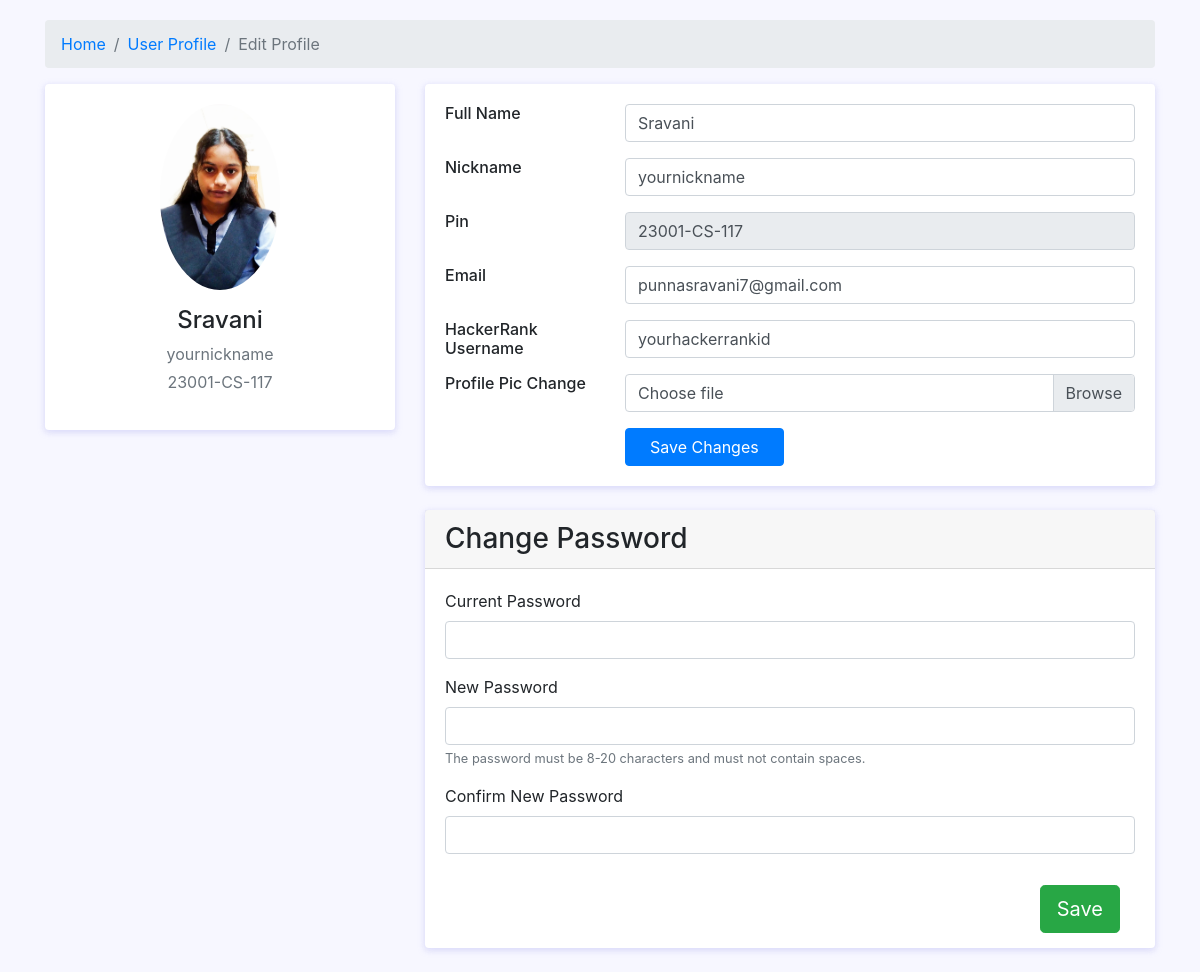
Before: /profile/editprofile/ (signed in) with the older database file.
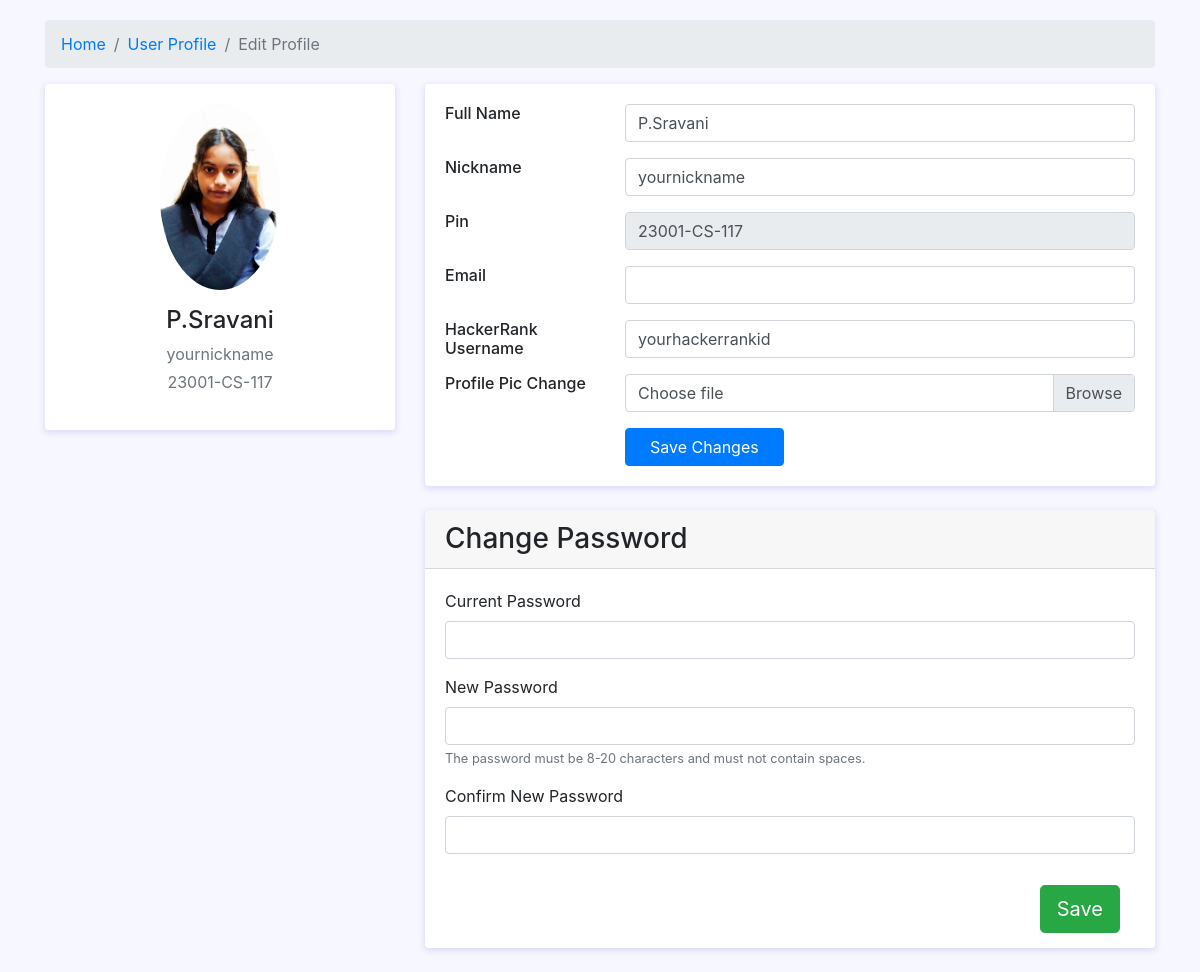
After: the same page with the newer database file.
### profilepage/models.py (models this page shows, shortened)
class Profile(models.Model):
    user = models.OneToOneField(User, on_delete=models.CASCADE)
    nickname = models.CharField(max_length=30,default='yournickname')
    hackerrank_id = models.CharField(max_length=20,default='yourhackerrankid')
    c1progress = models.FloatField(default='0')
    c2progress = models.FloatField(default='0')
    name = models.CharField(max_length=50)
    imguploadlimit = models.PositiveSmallIntegerField(default='10')
    image = models.ImageField(upload_to='profile_images/', default='profile_images/default.jpg')

### profilepage/views.py (the view)
# urls.py: path('editprofile/',views.editprofile,name='editprofile'),
@login_required
def editprofile(request):
    user_profile = Profile.objects.filter(user=request.user).first()
    if user_profile is None:
        return redirect('home')
    else:
        context = {'user_profile': user_profile}
        return render(request, 'profile/editprofile.html', context)

### templates/profile/editprofile.html (shortened to what the changed rows need)
<!DOCTYPE html>
<html lang="en">
<head>
    <link href="https://cdn.jsdelivr.net/npm/bootstrap@4.5.0/dist/css/bootstrap.min.css" rel="stylesheet">
</head>
<body>
    <div class="container">
        <div class="main-body">
            <div class="row">
                <div class="col-lg-4">
                    <div class="card">
                        <div class="card-body">
                            <div class="d-flex flex-column align-items-center text-center">
                                <img src="{{ user_profile.image.url }}" alt="Admin"
                                    class="rounded-circle" width="120">
                                <div class="mt-3">
                                    <h4>{{ user_profile.name }}</h4>
                                    <p class="text-secondary mb-1">{{ user_profile.nickname }}</p>
                                    <p class="text-muted font-size-sm">{{ user_profile.user.username }}</p>
                                </div>
                            </div>
                        </div>
                    </div>
                </div>
                <div class="col-lg-8">
                    <div class="card">
                        <div class="card-body">
                            <form action='profileedithandle' method='post' enctype="multipart/form-data"> {% csrf_token %}
                            <div class="row mb-3">
                                <div class="col-sm-9 text-secondary">
                                    <input type="text" class="form-control" value="{{ user_profile.name }}" name="changedName">
                                </div>
                            </div>
                            <div class="row mb-3">
                                <div class="col-sm-9 text-secondary">
                                    <input type="text" class="form-control" value="{{ user_profile.nickname }}" name="changedNickName">
                                </div>
                            </div>
                            <div class="row mb-3">
                                <div class="col-sm-9 text-secondary">
                                    <input type="text" class="form-control" value="{{ user_profile.user.username }}" disabled readonly>
                                </div>
                            </div>
                            <div class="row mb-3">
                                <div class="col-sm-9 text-secondary">
                                    <input type="email" class="form-control" value="{{ user_profile.user.email }}" name="changedEmail">
                                </div>
                            </div>
                            <div class="row mb-3">
                                <div class="col-sm-9 text-secondary">
                                    <input type="text" class="form-control" value="{{ user_profile.hackerrank_id }}" name="changedHackId">
                                </div>
                            </div>
                            </div>
                        </div>
                        </div>
                    </div>
                </div>
            </div>
</body>
</html>

Changed rows visible on the page:
changed Profile "yournickname": name "Sravani" → "P.Sravani"; changedName "Sravani" → "P.Sravani"; changedEmail "punnasravani7@gmail.com" → (not shown)
